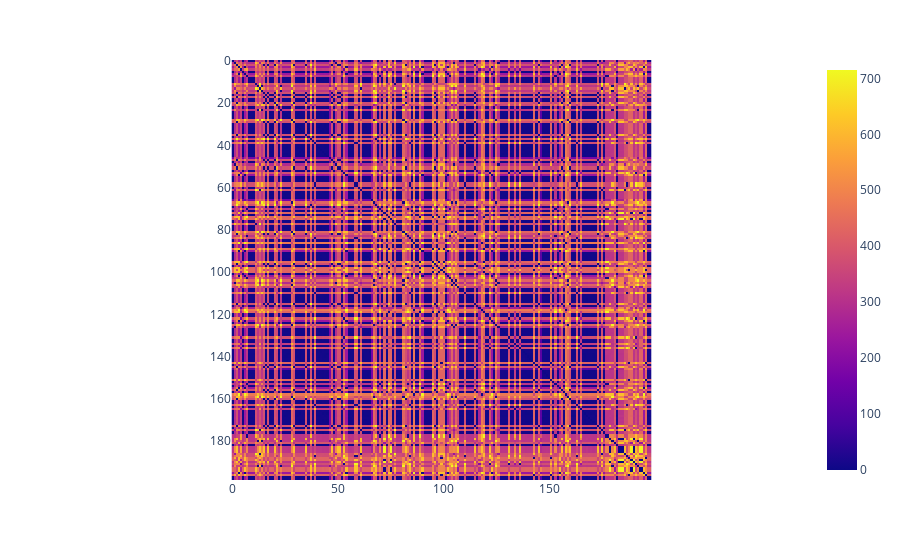

The notebook cell saved with this chart:
### Code cell
import plotly_express as px
fig = px.imshow(dm1)
fig.show()

### Figure 1 — Plotly figure (JSON) as saved in the notebook; plotly's stock layout.template omitted (floating-point values rounded to 4 significant figures; data arrays with more than 128 entries replaced by an {"elided": "..."} marker saying what was removed)
{"data": [{"coloraxis": "coloraxis", "hovertemplate": "x: %{x}<br>y: %{y}<br>color: %{z}<extra></extra>", "name": "0", "type": "heatmap", "xaxis": "x", "yaxis": "y", "z": {"elided": "199x199 float values"}}], "layout": {"coloraxis": {"colorscale": [[0, "#0d0887"], [0.1111, "#46039f"], [0.2222, "#7201a8"], [0.3333, "#9c179e"], [0.4444, "#bd3786"], [0.5556, "#d8576b"], [0.6667, "#ed7953"], [0.7778, "#fb9f3a"], [0.8889, "#fdca26"], [1, "#f0f921"]]}, "margin": {"t": 60}, "xaxis": {"anchor": "y", "constrain": "domain", "domain": [0, 1], "scaleanchor": "y"}, "yaxis": {"anchor": "x", "autorange": "reversed", "constrain": "domain", "domain": [0, 1]}}}
